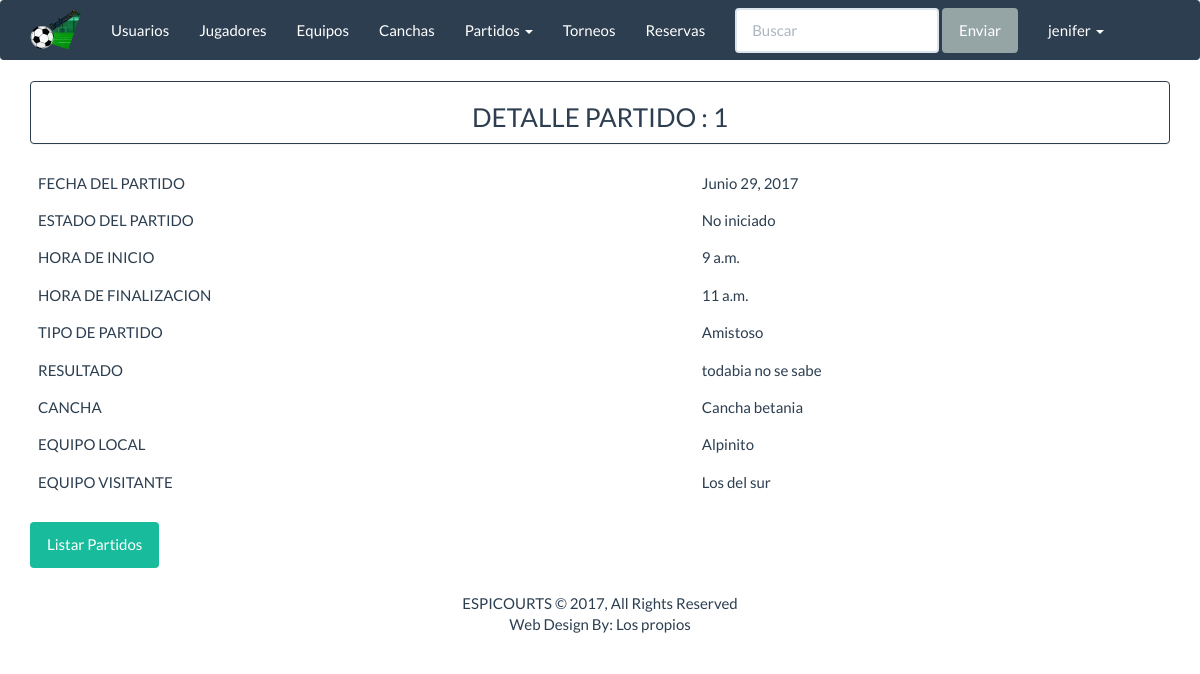
Screenshot of /espicourts/partidos_detalle/1/ (signed in) with the database file from the repository.
### apps/inicio/models.py (models this page shows, shortened)
class Partido(models.Model):
    fecha_partido=models.DateField()
    hora_inicio=models.TimeField()
    hora_fin = models.TimeField(null=True,blank=True)
    tipos=((1,'Amistoso'),)
    tipo_partido=models.SmallIntegerField(choices=tipos)
    resultado=models.CharField('Resultado',max_length=30,null=True,blank=True)
    estados = ((1, 'No iniciado'), (2, 'En proceso'), (3, 'Finalizado'))
    estado_partido = models.SmallIntegerField(choices=estados)
    cancha=models.ForeignKey(Cancha)
    local=models.ForeignKey(Equipo,related_name='equipo_1',null=True)
    visitante=models.ForeignKey(Equipo,related_name='equipo_2',null=True)
    class Meta:
        db_table='partido'

class Cancha(models.Model):
    nombre_cancha=models.CharField('Nombre', max_length=30)
    direccion_cancha = models.CharField('Direccion', max_length=60)
    class Meta:
        db_table='cancha'

class Equipo(models.Model):
    nombre_equipo=models.CharField('Nombre del Equipo', max_length=30)
    categorias=((1,'Categoria A'),(2,'Categoria B'),(3,'Categoria C'))
    categoria_equipo=models.SmallIntegerField(choices=categorias)
    class Meta:
        db_table='equipo'

### apps/inicio/views.py (the view)
# urls.py: url(r'^partidos_detalle/(?P<pk>\d+)/$', login_required(DetallePartido.as_view()), name='partidos_detalle'),
class DetallePartido(DetailView):
    model = Partido
    template_name = "partido/partido_detalle.html"
    context_object_name = "detalle_partido"

### templates/partido/partido_detalle.html (shortened to what this page needs)
{% extends 'base/base.html' %}
{% block  content%}
<div class="panel panel-primary" align="center">
    <h3>DETALLE PARTIDO :  {{ detalle_partido.id}}</h3>
</div>
<div class="table-responsive">
    <table class="table table-hover">
        <tbody>
            <tr>
                <td>FECHA DEL PARTIDO</td>
                <td>{{ detalle_partido.fecha_partido}}</td>
            </tr>
            <tr>
                <td>ESTADO DEL PARTIDO</td>
                <td>{{ detalle_partido.get_estado_partido_display}}</td>
            </tr>
            <tr>
                <td>HORA DE INICIO</td>
                <td>{{ detalle_partido.hora_inicio}}</td>
            </tr>
            <tr>
                <td>HORA DE FINALIZACION</td>
                <td>{{ detalle_partido.hora_fin}}</td>
            </tr>
            <tr>
                <td>TIPO DE PARTIDO</td>
                <td>{{ detalle_partido.get_tipo_partido_display}}</td>
            </tr>
                <td>RESULTADO</td>
                <td>{{ detalle_partido.resultado}}</td>
                <td>CANCHA</td>
                <td>{{ detalle_partido.cancha.nombre_cancha}}</td>
                <td>EQUIPO LOCAL</td>
                <td>{{ detalle_partido.local.nombre_equipo}}</td>
                <td>EQUIPO VISITANTE</td>
                <td>{{ detalle_partido.visitante.nombre_equipo}}</td>
        </tbody>
    </table>
    <a href="{% url 'espicourts:partidos_listar' %}" button class="btn btn-success"> Listar Partidos</a>
</div>
{% endblock %}

### templates/base/base.html (shortened to what this page needs)
{% load staticfiles %}
<!DOCTYPE html>
<html lang="en">
<head>
    <link rel="stylesheet" href="{% static 'css/bootstrap.min.css' %} ">
</head>
<body>
{% block navbar %}
<nav class="navbar navbar-default" role="navigation">
    <div class="container">
        <div class="navbar-header">
            <a href="{% url 'espicourts:index' %}" class="navbar-brand">
                <img src="../../static/images/espicourts-logo-mini.png" style="margin-top:-10px;"></a>
        </div>
        <ul class="nav navbar-nav navbar-static-top">
            <li><a href="{%  url 'espicourts:usuarios_listar' %}">Usuarios</a></li>
            <li><a href="{%  url 'espicourts:jugadores_listar' %}">Jugadores</a></li>
            <li><a href="{% url 'espicourts:equipos_listar' %}">Equipos</a></li>
            <li><a href="{% url 'espicourts:canchas_listar' %}">Canchas</a></li>
            <li class="dropdown">
                <a href="#" class="dropdown-toggle" data-toggle="dropdown">
                Partidos <b class="caret"></b>
                </a>
            </li>
            <li><a href="{% url 'espicourts:torneos_listar' %}">Torneos</a></li>
            <li><a href="{% url 'espicourts:reservas_listar' %}">Reservas</a></li>
            <form class="navbar-form navbar-left" role="search">
                <div class="form-group">
                    <input type="text" class="form-control" placeholder="Buscar">
                </div>
                <button type="submit" class="btn btn-default">Enviar</button>
            </form>
            <li class="dropdown">
                <a href="#" class="dropdown-toggle" data-toggle="dropdown">
                    {{ user.get_username }} <b class="caret"></b>
                </a>
             </li>
        </ul>
    </div>
</nav>
<div class="container">
{% endblock %}
    {% block content %}
    {% endblock %}
    {% block footer %}
    <footer class="container-fluid text-center bg-lightgray">
        <div class="copyrights" style="margin-top:25px;">
            <p>ESPICOURTS © 2017, All Rights Reserved
                <br>
                <span>Web Design By: Los propios</span></p>
        </div>
    </footer>
    {% endblock %}
</div>
</body>
</html>

### rows the page displays
Partido: id "1", fecha_partido "Junio 29, 2017", estado_partido "No iniciado", hora_inicio "9 a.m.", hora_fin "11 a.m.", tipo_partido "Amistoso", resultado "todabia no se sabe", cancha.nombre_cancha "Cancha betania", local.nombre_equipo "Alpinito", visitante.nombre_equipo "Los del sur"

### other values shown
{{ user.get_username }} "jenifer"
